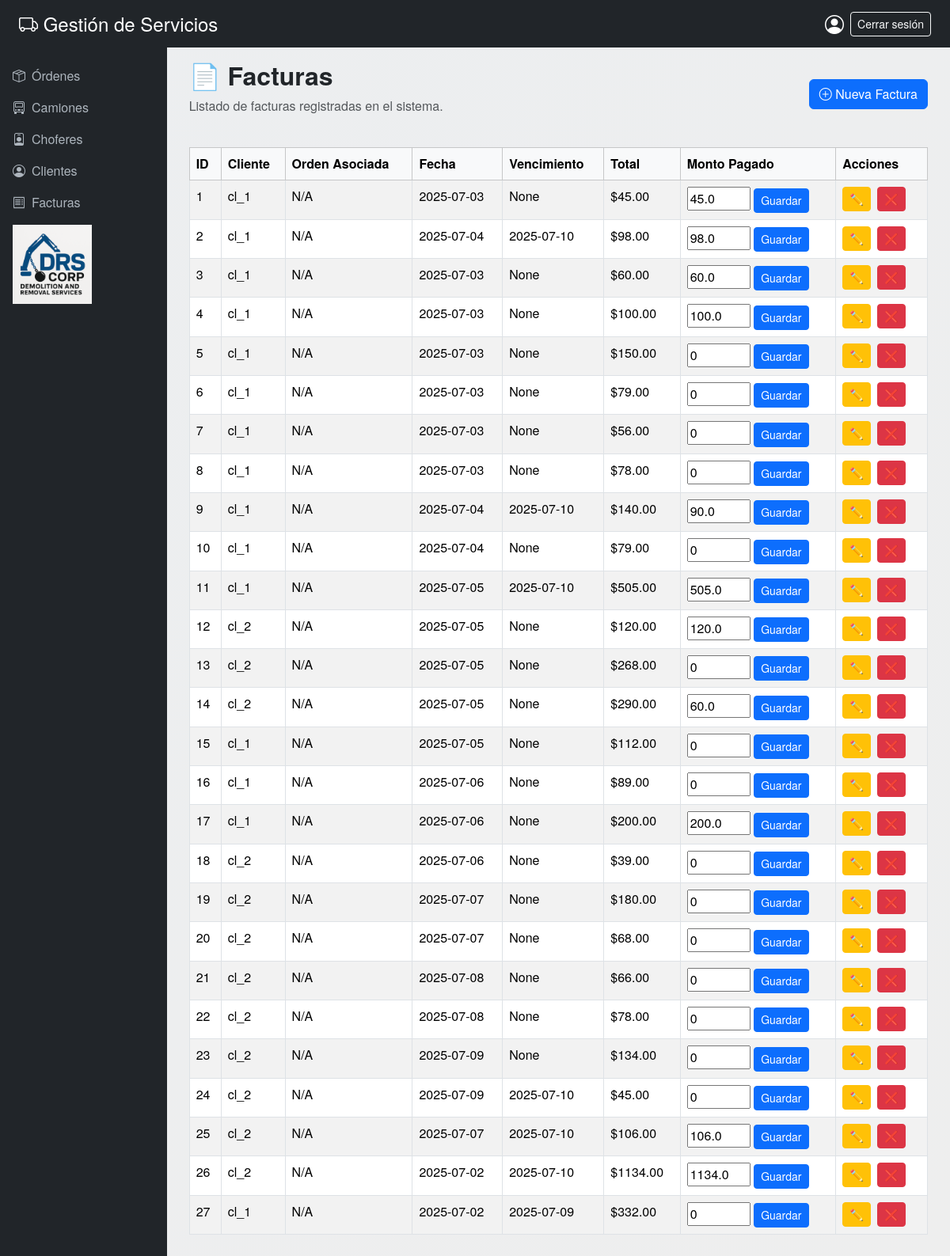
/facturas, run on the app's committed database.
### app/models.py (models this page shows, shortened)
class Factura(db.Model):
    id = db.Column(db.Integer, primary_key=True)
    numero = db.Column(db.String(20), unique=True, nullable=False)
    direccion = db.Column(db.String(256), nullable=False)
    fecha = db.Column(db.Date, nullable=False)
    due_date = db.Column(db.Date, nullable=True)
    monto_total = db.Column(db.Float, nullable=False)
    monto_pagado = db.Column(db.Float, nullable=False, default=0.0)
    estado = db.Column(db.String(50), default='Pendiente')  # 👈 nuevo campo
    cliente_id = db.Column(db.Integer, db.ForeignKey('cliente.id'), nullable=False)
    camion_id = db.Column(db.Integer, db.ForeignKey('camion.id'), nullable=True)
    chofer_id = db.Column(db.Integer, db.ForeignKey('chofer.id'), nullable=True)
    cliente = db.relationship("Cliente", backref="facturas")
    items = db.relationship("FacturaItem", backref="factura", lazy=True, cascade="all, delete-orphan")

class Cliente(db.Model):
    id = db.Column(db.Integer, primary_key=True)
    nombre = db.Column(db.String(128), nullable=False)
    email = db.Column(db.String(128), nullable=True)
    telefono = db.Column(db.String(20), nullable=True)

### app/routes.py (the view)
@app.route("/facturas")
def listar_facturas():
    facturas = Factura.query.all()
    return render_template("facturas.html", facturas=facturas)

### app/templates/facturas.html (shortened to what this page needs)
{% extends "layout.html" %}
{% block content %}
<div class="container">
    <div class="d-flex justify-content-between align-items-center mb-4">
        <div>
        <h2  class="fw-bold">📄 Facturas</h2>
        <p class="text-muted">Listado de facturas registradas en el sistema.</p>
    </div>
  <a href="{{ url_for('nueva_factura') }}" class="btn btn-primary">
      <i class="bi bi-plus-circle"></i> Nueva Factura</a>
    </div>
  <table class="table table-bordered table-striped">
      <thead class="table-light">
          <tr>
              <th>ID</th>
              <th>Cliente</th>
              <th>Orden Asociada</th>
              <th>Fecha</th>
              <th>Vencimiento</th>
              <th>Total</th>
              <th>Monto Pagado</th>
              <th>Acciones</th>
          </tr>
      </thead>
      <tbody>
          {% for factura in facturas %}
          <tr>
              <td>{{ factura.id }}</td>
              <td>{{ factura.cliente.nombre }}</td>
              <td>{{ factura.orden.id if factura.orden else 'N/A' }}</td>
              <td>{{ factura.fecha }}</td>
              <td>{{ factura.due_date }}</td>
              <td>${{ "%.2f"|format(factura.monto_total) }}</td>
              <td>
                    <form method="POST" action="{{ url_for('actualizar_monto_pagado', id=factura.id) }}" onsubmit="return confirm('¿Estás seguro que deseas guardar este cambio?')">
                    <input type="number" step="0.01" min="0" name="monto_pagado" value="{{ factura.monto_pagado or 0 }}" style="width: 80px;">
                    <button type="submit" class="btn btn-sm btn-primary">Guardar</button>
                </form>
              </td>
              <td>
                  <a href="{{ url_for('editar_factura', id=factura.id) }}" class="btn btn-sm btn-warning me-1" title="Editar">✏️</a>
                  <form action="{{ url_for('eliminar_factura', id=factura.id) }}" method="POST" style="display:inline;" onsubmit="return confirm('¿Seguro que quieres eliminar esta factura?');">
                      <button type="submit" class="btn btn-sm btn-danger me-1" title="Eliminar">❌</button>
                  </form>
              </td>
          </tr>
          {% endfor %}
      </tbody>
  </table>
</div>
{% endblock %}

### app/templates/layout.html (shortened to what this page needs)
<!DOCTYPE html>
<html lang="es" data-bs-theme="light">
<head>
  <link href="https://cdn.jsdelivr.net/npm/bootstrap@5.3.3/dist/css/bootstrap.min.css" rel="stylesheet" />
  <link href="https://cdn.jsdelivr.net/npm/bootstrap-icons@1.10.5/font/bootstrap-icons.css" rel="stylesheet" />
</head>
<body>
<header>
  <h4 class="mb-2 mb-md-0"><i class="bi bi-truck"></i> Gestión de Servicios</h4>
  <div class="d-flex align-items-center gap-2">
    <i class="bi bi-person-circle fs-4"></i>
    <button class="btn btn-outline-light btn-sm" onclick="logout()">Cerrar sesión</button>
  </div>
</header>
<div class="main-container">
  <div class="sidebar">
    <a href="{{ url_for('index') }}"><i class="bi bi-box-seam"></i> Órdenes</a>
    <a href="{{ url_for('listar_camiones') }}"><i class="bi bi-truck-front"></i> Camiones</a>
    <a href="{{ url_for('listar_choferes') }}"><i class="bi bi-person-badge"></i> Choferes</a>
    <a href="{{ url_for('listar_clientes') }}"><i class="bi bi-person-circle"></i> Clientes</a>
    <a href="{{ url_for('listar_facturas') }}"><i class="bi bi-receipt"></i> Facturas</a>
    <img src="{{ url_for('static', filename='img/logo.png') }}" alt="Logo" style="height: 100px; max-width: 250px; object-fit: contain;" />
  </div>
  <div class="content">
    {% block content %}{% endblock %}
  </div>
</div>
</body>
</html>

### app/templates/layout.html (style rules this page uses)
body { background: linear-gradient(to bottom right, #eceef0, #eeeeee); background-attachment: fixed; font-family: 'Helvetica Neue', sans-serif; display: flex; flex-direction: column; height: 100vh; margin: 0; }
header { background-color: var(--bs-dark); color: white; padding: 0.75rem 1.5rem; display: flex; flex-direction: column; gap: 0.5rem; }
@media (min-width: 768px) { header { flex-direction: row; justify-content: space-between; align-items: center; } }
.main-container { display: flex; flex-direction: column; flex-grow: 1; }
@media (min-width: 768px) { .main-container { flex-direction: row; } }
.sidebar { width: 100%; max-width: 250px; background-color: var(--bs-dark); color: white; padding: 1.5rem 1rem; }
@media (min-width: 768px) { .sidebar { width: 250px; } }
.sidebar a { color: #adb5bd; display: flex; align-items: center; text-decoration: none; margin-bottom: 1rem; font-size: 1rem; }
.sidebar a i { margin-right: 8px; }
.content { flex-grow: 1; padding: 1rem; overflow-y: auto; width: 100%; }

### data on the page
Factura: id "1", cliente.nombre "cl_1", orden "N/A", fecha "2025-07-03", due_date "None", monto_total "45.00", monto_pagado "45.0"
Factura: id "2", cliente.nombre "cl_1", orden "N/A", fecha "2025-07-04", due_date "2025-07-10", monto_total "98.00", monto_pagado "98.0"
Factura: id "3", cliente.nombre "cl_1", orden "N/A", fecha "2025-07-03", due_date "None", monto_total "60.00", monto_pagado "60.0"
Factura: id "4", cliente.nombre "cl_1", orden "N/A", fecha "2025-07-03", due_date "None", monto_total "100.00", monto_pagado "100.0"
Factura: id "5", cliente.nombre "cl_1", orden "N/A", fecha "2025-07-03", due_date "None", monto_total "150.00", monto_pagado "0"
Factura: id "6", cliente.nombre "cl_1", orden "N/A", fecha "2025-07-03", due_date "None", monto_total "79.00", monto_pagado "0"
Factura: id "7", cliente.nombre "cl_1", orden "N/A", fecha "2025-07-03", due_date "None", monto_total "56.00", monto_pagado "0"
Factura: id "8", cliente.nombre "cl_1", orden "N/A", fecha "2025-07-03", due_date "None", monto_total "78.00", monto_pagado "0"
Factura: id "9", cliente.nombre "cl_1", orden "N/A", fecha "2025-07-04", due_date "2025-07-10", monto_total "140.00", monto_pagado "90.0"
Factura: id "10", cliente.nombre "cl_1", orden "N/A", fecha "2025-07-04", due_date "None", monto_total "79.00", monto_pagado "0"
Factura: id "11", cliente.nombre "cl_1", orden "N/A", fecha "2025-07-05", due_date "2025-07-10", monto_total "505.00", monto_pagado "505.0"
Factura: id "12", cliente.nombre "cl_2", orden "N/A", fecha "2025-07-05", due_date "None", monto_total "120.00", monto_pagado "120.0"
Factura: id "13", cliente.nombre "cl_2", orden "N/A", fecha "2025-07-05", due_date "None", monto_total "268.00", monto_pagado "0"
Factura: id "14", cliente.nombre "cl_2", orden "N/A", fecha "2025-07-05", due_date "None", monto_total "290.00", monto_pagado "60.0"
Factura: id "15", cliente.nombre "cl_1", orden "N/A", fecha "2025-07-05", due_date "None", monto_total "112.00", monto_pagado "0"
Factura: id "16", cliente.nombre "cl_1", orden "N/A", fecha "2025-07-06", due_date "None", monto_total "89.00", monto_pagado "0"
Factura: id "17", cliente.nombre "cl_1", orden "N/A", fecha "2025-07-06", due_date "None", monto_total "200.00", monto_pagado "200.0"
Factura: id "18", cliente.nombre "cl_2", orden "N/A", fecha "2025-07-06", due_date "None", monto_total "39.00", monto_pagado "0"
Factura: id "19", cliente.nombre "cl_2", orden "N/A", fecha "2025-07-07", due_date "None", monto_total "180.00", monto_pagado "0"
Factura: id "20", cliente.nombre "cl_2", orden "N/A", fecha "2025-07-07", due_date "None", monto_total "68.00", monto_pagado "0"
Factura: id "21", cliente.nombre "cl_2", orden "N/A", fecha "2025-07-08", due_date "None", monto_total "66.00", monto_pagado "0"
Factura: id "22", cliente.nombre "cl_2", orden "N/A", fecha "2025-07-08", due_date "None", monto_total "78.00", monto_pagado "0"
Factura: id "23", cliente.nombre "cl_2", orden "N/A", fecha "2025-07-09", due_date "None", monto_total "134.00", monto_pagado "0"
Factura: id "24", cliente.nombre "cl_2", orden "N/A", fecha "2025-07-09", due_date "2025-07-10", monto_total "45.00", monto_pagado "0"
Factura: id "25", cliente.nombre "cl_2", orden "N/A", fecha "2025-07-07", due_date "2025-07-10", monto_total "106.00", monto_pagado "106.0"
Factura: id "26", cliente.nombre "cl_2", orden "N/A", fecha "2025-07-02", due_date "2025-07-10", monto_total "1134.00", monto_pagado "1134.0"
Factura: id "27", cliente.nombre "cl_1", orden "N/A", fecha "2025-07-02", due_date "2025-07-09", monto_total "332.00", monto_pagado "0"
